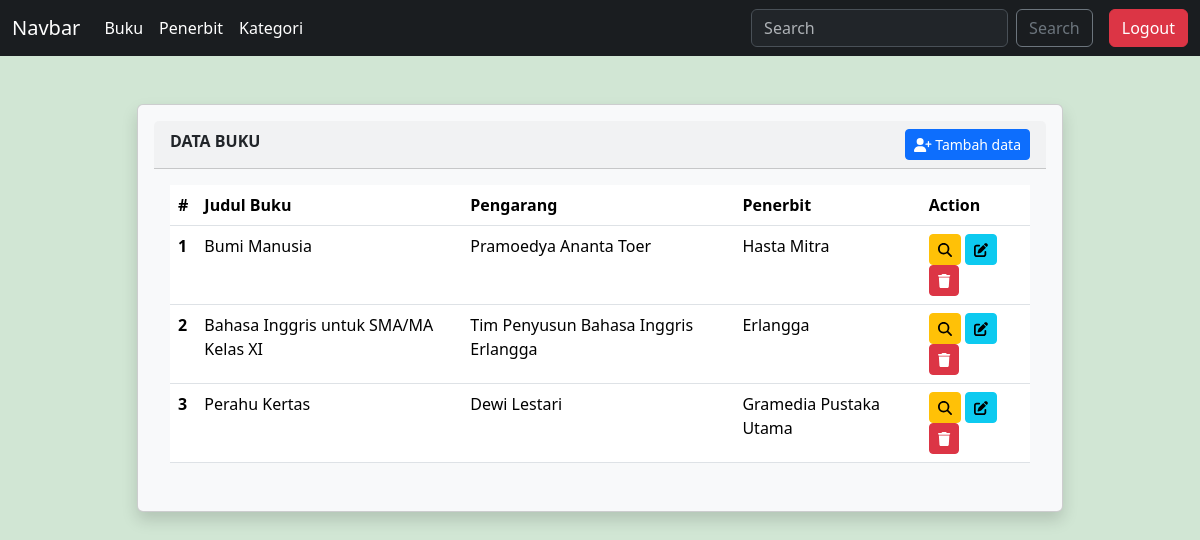
The page /buku/index.php on the database its author committed.
### tables this page shows
CREATE TABLE `buku` (
  `id_buku` int(11) NOT NULL,
  `id_penerbit` int(11) NOT NULL,
  `id_ktg` int(11) NOT NULL,
  `jdl_buku` varchar(100) NOT NULL,
  `pengarang` varchar(100) NOT NULL,
  `thn_terbit` year(4) NOT NULL,
  `isbn` varchar(100) NOT NULL,
  `jml_hal` int(250) NOT NULL,
  `stok` int(250) NOT NULL,
  `cover_buku` varchar(100) NOT NULL DEFAULT 'default.jpg'
);

CREATE TABLE `penerbit` (
  `id` int(11) NOT NULL,
  `nm_penerbit` varchar(100) NOT NULL,
  `al_penerbit` varchar(100) NOT NULL
);

### buku/index.php (the view, shortened to what this page needs)
<!DOCTYPE html>
<html lang="en">
<head>
    <link href="https://cdn.jsdelivr.net/npm/bootstrap@5.3.8/dist/css/bootstrap.min.css" rel="stylesheet"
>
    <link rel="stylesheet" href="../css/all.css">
</head>
<body style="background-color:#d1e6d4">
    <?php
    include_once("../navbar.php");
    ?>
    <div class="container">
        <div class="row my-5">
            <div class="col-10 m-auto">
                <div class="card shadow p-3 mb-5 bg-body-tertiary rounded">
                    <div class="card-header">
                        <b>DATA BUKU</b>
                        <a href="form_tambah.php" class="float-end btn btn-primary btn-sm"><i class="fa-solid fa-user-plus"></i> Tambah data</a>
                    </div>
                    <div class="card-body">
                        <table class="table">
                            <thead>
                                <tr>
                                    <th scope="col">#</th>
                                    <th scope="col">Judul Buku</th>
                                    <th scope="col">Pengarang</th>
                                    <th scope="col">Penerbit</th>
                                    <th scope="col">Action</th>
                                </tr>
                            </thead>
                            <tbody>
                                <?php
                                include("../koneksi.php");
                               $qry = "SELECT *, buku.id_buku AS ids, id_penerbit AS idp, id_ktg AS idk FROM buku LEFT JOIN penerbit ON buku.id_penerbit = penerbit.id LEFT JOIN kategori ON buku.id_ktg = kategori.id";
                                $tampil = mysqli_query($koneksi,$qry);
                                $nomor = 1;
                                foreach($tampil as $data){
                                ?>
                                <tr>
                                    <th scope="row"><?=$nomor++?></th>
                                    <td><?=$data['jdl_buku']?></td>
                                    <td><?=$data['pengarang']?></td>
                                    <td><?=$data['nm_penerbit']?></td>
                                    <td>
                                        <button class="btn btn-warning btn-sm" data-bs-toggle="modal" data-bs-target="#exampleModal<?=$data['ids']?>"><i class="fa-solid fa-magnifying-glass"></i></button>
                                        <a href="formedit.php?id=<?=$data['ids']?>" class="btn btn-info btn-sm"><i class="fa-solid fa-pen-to-square"></i></a>
                                        <button class="btn btn-danger btn-sm" data-bs-toggle="modal" data-bs-target="#modalhapus<?=$data['ids']?>"><i class="fa-solid fa-trash"></i></button>
                                                    </tr>
                                                </tbody>
                                                </table>
                                            </div>
                                            </div>
                                        </div>
                                        </div>
                                <?php
                                }
                                ?>
</body>
</html>

### navbar.php (shortened to what this page needs)
<nav class="navbar navbar-expand-lg bg-dark-subtle" data-bs-theme="dark">
  <div class="container-fluid">
    <a class="navbar-brand" href="http://localhost/UAS_Yaqdira">Navbar</a>
    <div class="collapse navbar-collapse" id="navbarSupportedContent">
      <ul class="navbar-nav me-auto mb-2 mb-lg-0">
        <li class="nav-item">
          <a class="nav-link active" href="http://localhost/UAS_Yaqdira/buku">Buku</a>
        </li>
        <li class="nav-item">
          <a class="nav-link active" href="http://localhost/UAS_Yaqdira/penerbit">Penerbit</a>
        </li>
        <li class="nav-item">
          <a class="nav-link active" href="http://localhost/UAS_Yaqdira/kategori">Kategori</a>
        </li>
      </ul>
      <form class="d-flex" role="search">
        <input class="form-control me-2" type="search" placeholder="Search"/>
        <button class="btn btn-outline-secondary" type="submit">Search</button>
      </form>
      <a href="http://localhost/IS63/biodata/logout.php" class="btn btn-danger ms-3">
        Logout
      </a>
    </div>
  </div>
</nav>

### rows shown on the page
buku: jdl_buku "Bumi Manusia", pengarang "Pramoedya Ananta Toer", id_penerbit.nm_penerbit "Hasta Mitra"
buku: jdl_buku "Bahasa Inggris untuk SMA/MA Kelas XI", pengarang "Tim Penyusun Bahasa Inggris Erlangga", id_penerbit.nm_penerbit "Erlangga"
buku: jdl_buku "Perahu Kertas", pengarang "Dewi Lestari", id_penerbit.nm_penerbit "Gramedia Pustaka Utama"
